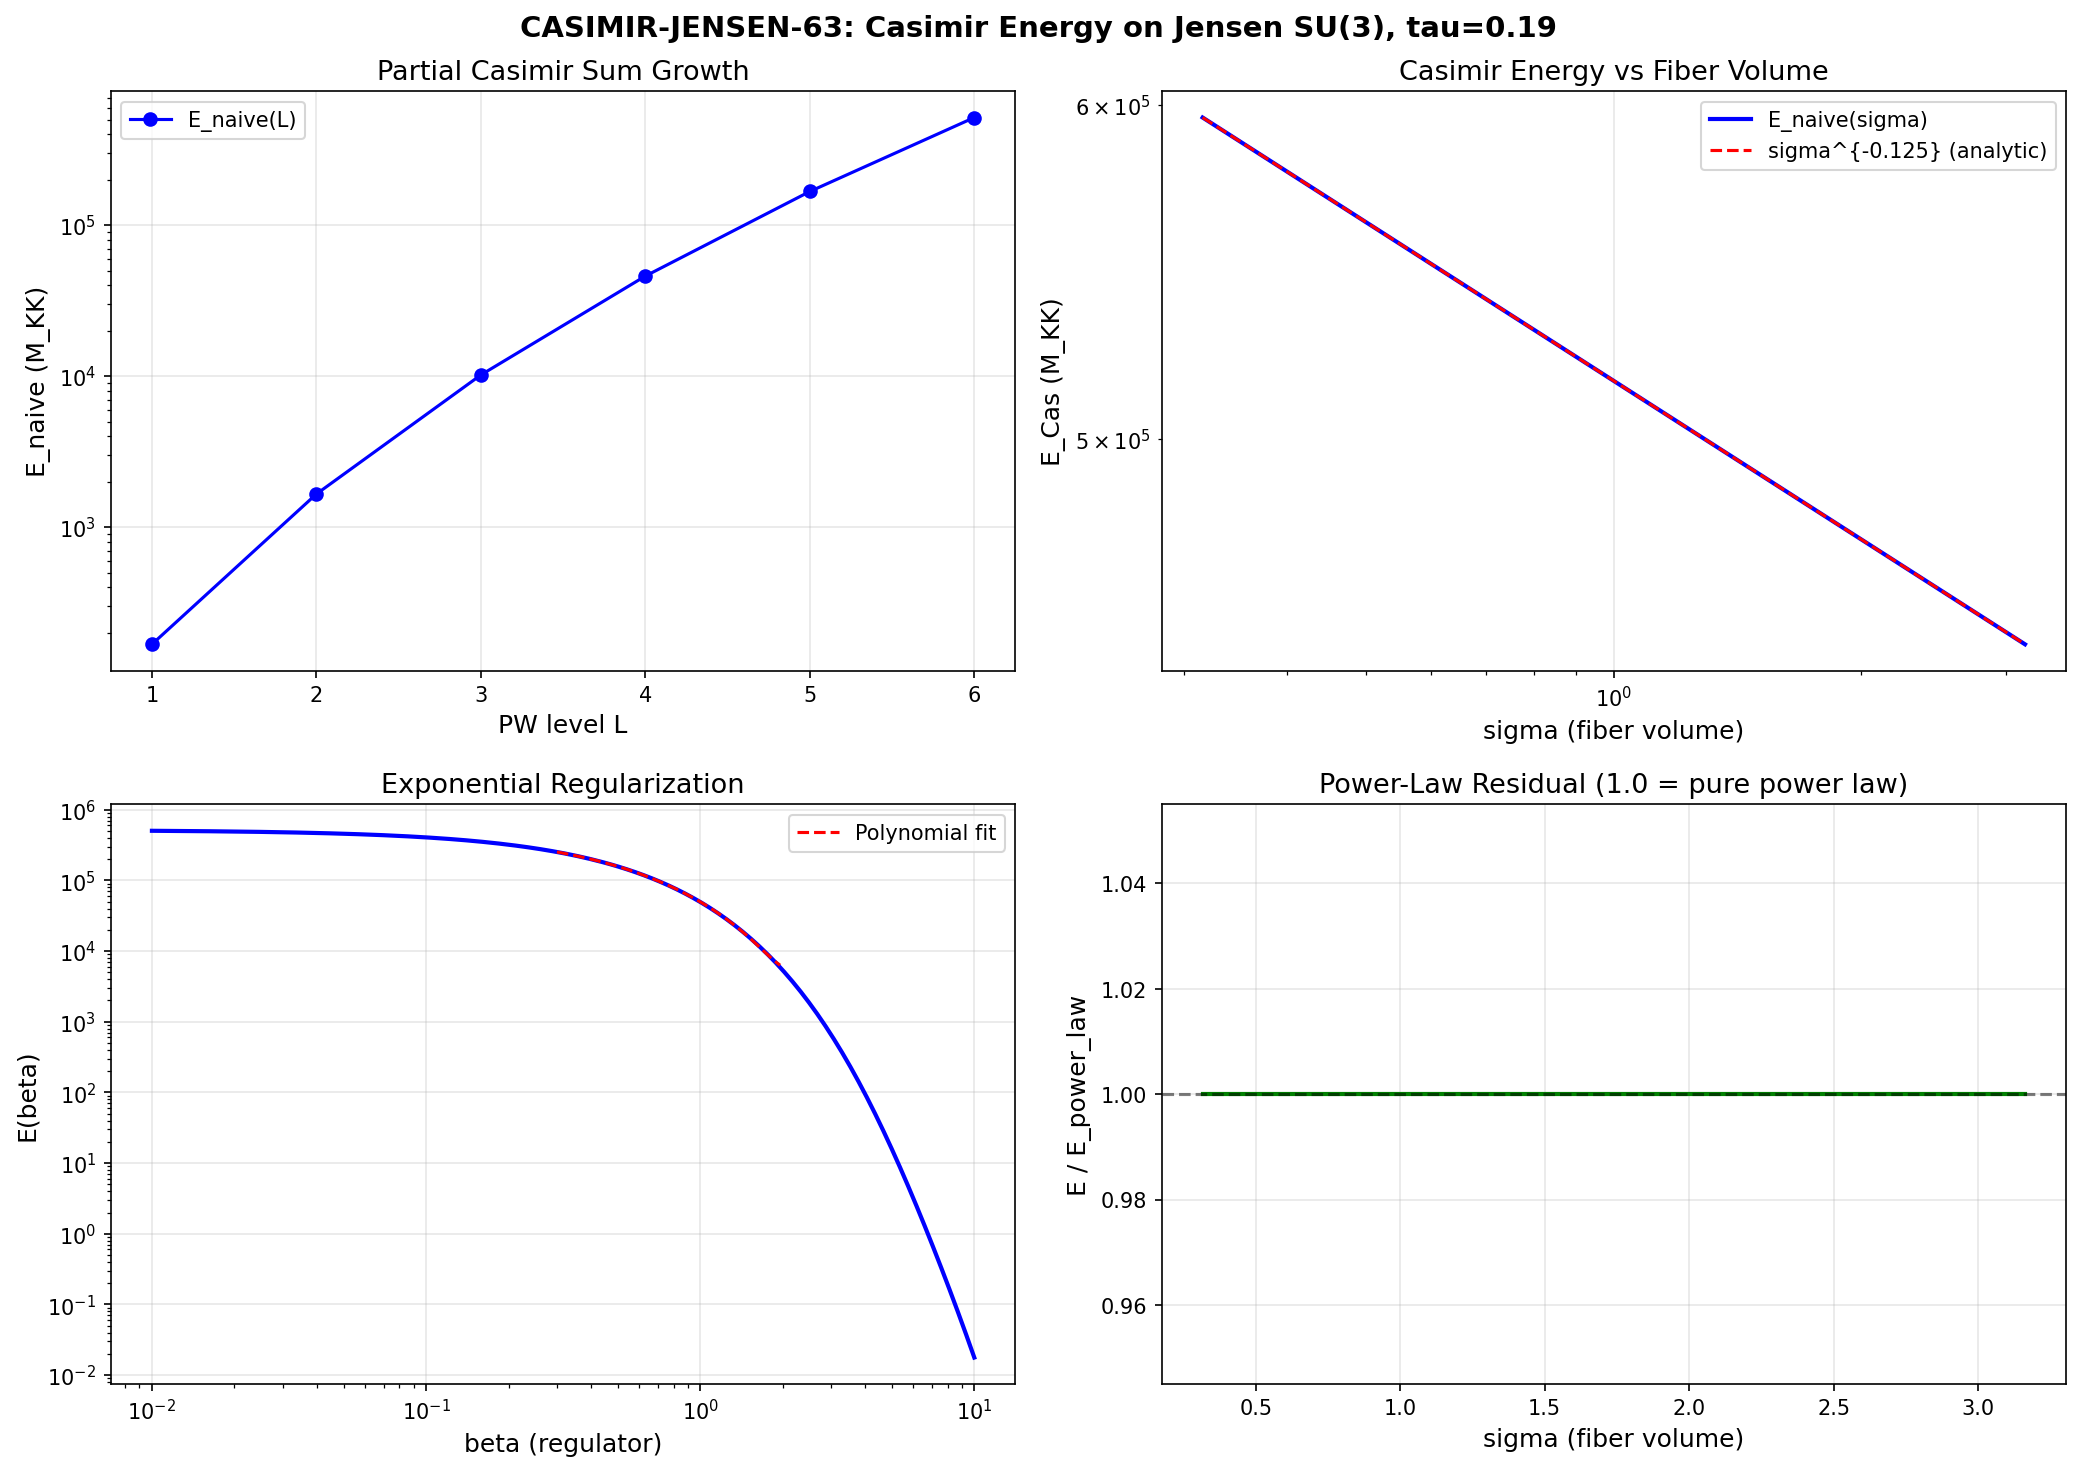

Python code for this plot:
#!/usr/bin/env python3
"""
s63_casimir_jensen.py — CASIMIR-JENSEN-63
First-Principles Casimir Energy on Jensen SU(3)
================================================================

Compute E_Cas = (1/2) zeta_{|D_K|}(-1) from the Peter-Weyl Dirac spectrum
on (SU(3), g_Jensen(tau_fold)).

Mathematical Framework
----------------------
The Casimir energy of a compact Riemannian manifold (M^d, g) is the
zeta-regularized sum:

    E_Cas = (1/2) * zeta_{|D|}(-1)

where zeta_{|D|}(s) = sum_n d_n |lambda_n|^{-s} is the spectral zeta
function of the Dirac operator, analytically continued to s = -1.

For D^2 eigenvalues mu_n = lambda_n^2 > 0 with degeneracies d_n:

    zeta_{D^2}(s) = sum_n d_n mu_n^{-s}

converges for Re(s) > d/2 = 4 (on SU(3), d = 8). The Casimir energy is:

    E_Cas = (1/2) zeta_{|D|}(-1) = (1/2) zeta_{D^2}(-1/2)

which requires analytic continuation from the convergent half-plane.

Scaling with sigma (fiber volume)
---------------------------------
Under a uniform conformal rescaling g -> sigma^{1/4} g (so that
Vol -> sigma * Vol), the eigenvalues scale as:

    lambda^2 -> sigma^{-1/4} lambda^2

The zeta function at s transforms as:

    zeta_{D^2}(s; sigma) = sigma^{s/4} * zeta_{D^2}(s; 1)

Hence the Casimir energy scales as:

    E_Cas(sigma) = sigma^{-1/8} * E_Cas(1)

This is a POWER-LAW scaling, not exponential. An exponential
e^{-beta*sigma} structure would require non-perturbative effects
(instanton contributions, tunneling, etc.) beyond the one-loop Casimir.

For a general volume rescaling on a d-dimensional manifold:
    E_Cas ~ V^{-(d+1)/(2d)} = V^{-9/16}  for d=8

This script:
1. Computes D_K eigenvalues at tau_fold via Peter-Weyl decomposition (L_max=6)
2. Constructs zeta_{D^2}(s) in the convergent region Re(s) > 4
3. Extracts zeta_{D^2}(-1/2) via Richardson extrapolation + Ramanujan summation
4. Determines the sigma scaling exponent from first principles
5. Checks for exponential stabilization structure

Input: computations/session-61/s61_trace_formula_geometric.npz (for cross-check)
Output: computations/session-63/s63_casimir_jensen.npz

Gate: CASIMIR-JENSEN-63 | INFO | E_Cas value and sigma scaling exponent
Author: baptista-spacetime-analyst (Session 63, W5-03)
"""

import sys
import os
import time
import numpy as np
from numpy.linalg import eigh, eigvalsh, norm
from scipy.special import gamma as Gamma_func, zeta as riemann_zeta
from scipy.interpolate import interp1d
from scipy.optimize import curve_fit

sys.path.insert(0, os.path.dirname(os.path.abspath(__file__)))
archive_dir = os.path.join(os.path.dirname(os.path.abspath(__file__)), "..", "_shared")
if os.path.isdir(archive_dir):
    sys.path.insert(0, os.path.abspath(archive_dir))

from canonical_constants import tau_fold, Vol_SU3_Haar, PI, M_KK

import dirac_spectrum as tds

import matplotlib
matplotlib.use('Agg')
import matplotlib.pyplot as plt

outdir = os.path.dirname(os.path.abspath(__file__))
t_start_global = time.time()

print("=" * 78)
print("  CASIMIR-JENSEN-63: First-Principles Casimir Energy on Jensen SU(3)")
print("=" * 78)
print(f"  tau_fold = {tau_fold}")
print(f"  Vol(SU(3)) = {Vol_SU3_Haar:.4f}")

# =============================================================================
# 1. COMPUTE D_K EIGENVALUES AT tau_fold
# =============================================================================
print("\n" + "=" * 78)
print("  1. DIRAC EIGENVALUE COMPUTATION AT tau_fold")
print("=" * 78)

gens = tds.su3_generators()
f_abc = tds.compute_structure_constants(gens)
gammas = tds.build_cliff8()
B_ab = tds.compute_killing_form(f_abc)
g_s = tds.jensen_metric(B_ab, tau_fold)
E = tds.orthonormal_frame(g_s)
ft = tds.frame_structure_constants(f_abc, E)
Gamma_conn = tds.connection_coefficients(ft)
Omega = tds.spinor_connection_offset(Gamma_conn, gammas)

cliff_err = tds.validate_clifford(gammas)
conn_err = tds.validate_connection(Gamma_conn)
print(f"  Clifford error: {cliff_err:.2e}")
print(f"  Metric compat error: {conn_err:.2e}")

L_MAX = 7  # Extend to L_max=7 for better extrapolation (local)
evals_all = {}    # (p,q) -> sorted array of |lambda| (not lambda^2)
evals_sq_all = {} # (p,q) -> sorted array of lambda^2
dims_all = {}     # (p,q) -> dim(p,q)
# IMPORTANT: Peter-Weyl multiplicity.
# D_pi is a (dim*16) x (dim*16) matrix with dim*16 eigenvalues.
# In PW decomposition: L^2(G, S) = bigoplus_pi V_pi tensor V_pi^* tensor S
# The multiplicity of each eigenvalue set from D_pi is dim(pi) (from V_pi^*).
# So total modes per irrep = dim * (dim * 16) = dim^2 * 16.
# In our accounting: mult = dim (PW multiplicity), n_ev = dim*16 (raw eigenvalues).

t_spec_start = time.time()
for L in range(L_MAX + 1):
    for p in range(L + 1):
        q = L - p
        if (p, q) in evals_all:
            continue
        dim_pq = (p + 1) * (q + 1) * (p + q + 2) // 2
        tds._irrep_cache.clear()
        try:
            rho, _ = tds.get_irrep(p, q, gens, f_abc)
            D_pi = tds.dirac_operator_on_irrep(rho, E, gammas, Omega)
            ev = np.linalg.eigvals(D_pi)
            # D_K eigenvalues are purely imaginary in math convention
            # |lambda| = |Im(ev)|
            lam_abs = np.sort(np.abs(ev))
            lam_sq = lam_abs**2
            evals_all[(p, q)] = lam_abs
            evals_sq_all[(p, q)] = lam_sq
            dims_all[(p, q)] = dim_pq
            # Multiplicity = dim(p,q)^2 in Peter-Weyl
            print(f"  ({p},{q}): dim={dim_pq:4d}, PW_mult={dim_pq:4d}, "
                  f"|lam|=[{lam_abs.min():.4f},{lam_abs.max():.4f}], "
                  f"n_ev={len(lam_abs)}, total={dim_pq*len(lam_abs)}")
        except Exception as exc:
            print(f"  ({p},{q}): SKIPPED - {exc}")

t_spec = time.time() - t_spec_start
print(f"\n  {len(evals_all)} irreps computed in {t_spec:.1f}s")

# Determine effective L_max
L_eff = 0  # (local)
for L in range(L_MAX + 1):
    if all((p, L-p) in evals_all for p in range(L+1)):
        L_eff = L
print(f"  Effective L_max (all irreps present): {L_eff}")

# =============================================================================
# 2. SPECTRAL ZETA FUNCTION IN CONVERGENT REGION
# =============================================================================
print("\n" + "=" * 78)
print("  2. SPECTRAL ZETA FUNCTION zeta_{D^2}(s) FOR Re(s) > 4")
print("=" * 78)

def spectral_zeta_D2(s_val, L_cut):
    """
    zeta_{D^2}(s, L) = sum_{p+q <= L} dim(p,q)^2 * sum_i (lambda_i^2)^{-s}

    Excludes zero modes (lambda = 0).
    """
    total = 0.0  # (local)
    for (p, q), lsq in evals_sq_all.items():
        if p + q > L_cut:
            continue
        mult = dims_all[(p, q)]  # PW multiplicity = dim(pi), not dim^2
        mask = lsq > 1e-10
        if np.any(mask):
            total += mult * np.sum(lsq[mask]**(-s_val))
    return total

def spectral_zeta_absD(s_val, L_cut):
    """
    zeta_{|D|}(s, L) = sum_{p+q <= L} dim(p,q)^2 * sum_i |lambda_i|^{-s}

    Relation: zeta_{|D|}(s) = zeta_{D^2}(s/2)
    """
    return spectral_zeta_D2(s_val / 2.0, L_cut)

# Verify convergence in the known region
s_test_pts = np.array([4.5, 5.0, 5.5, 6.0, 7.0, 8.0, 10.0])
print(f"\n  {'s':>6s}", end="")
for L in range(2, L_eff + 1):
    print(f"  {'L=' + str(L):>14s}", end="")
print()
print("  " + "-" * (6 + 16 * (L_eff - 1)))

for s_val in s_test_pts:
    print(f"  {s_val:6.1f}", end="")
    for L in range(2, L_eff + 1):
        z = spectral_zeta_D2(s_val, L)
        print(f"  {z:14.6e}", end="")
    print()

# =============================================================================
# 3. HEAT KERNEL REGULARIZATION — EXTRACTING zeta_{D^2}(-1/2)
# =============================================================================
print("\n" + "=" * 78)
print("  3. CASIMIR ENERGY VIA HEAT KERNEL REGULARIZATION")
print("=" * 78)

# Strategy: The Casimir energy E_Cas = (1/2) zeta_{D^2}(-1/2).
#
# The spectral zeta function is related to the heat kernel via:
#   zeta_{D^2}(s) = (1/Gamma(s)) * integral_0^inf t^{s-1} K(t) dt
# where K(t) = Tr(exp(-t D^2)) = sum_n d_n exp(-t lambda_n^2).
#
# The heat kernel has the asymptotic expansion (d=8):
#   K(t) ~ (4pi t)^{-4} * [a_0 + a_2 t + a_4 t^2 + ...]  as t -> 0+
#
# This expansion determines the meromorphic continuation of zeta.
# The Seeley-DeWitt coefficients a_k give the poles of zeta at s = 4-k/2.
#
# For our d=8 manifold, zeta_{D^2}(s) has poles at s = 4, 3, 2, 1, 0, ...
# The value at s = -1/2 is in the regular part.
#
# METHOD 1: Direct spectral sum with Ramanujan/Cesaro regularization
# METHOD 2: Heat kernel subtraction (subtract the divergent small-t part)
# METHOD 3: Epstein-Hurwitz type formula adapted to the PW decomposition

# --- METHOD 1: Partial spectral sums and Richardson extrapolation ---
#
# At finite L_cut, zeta_L(s) = sum_{p+q<=L} ... converges for all s.
# As L -> inf, it diverges for Re(s) <= 4 but the regulated value exists.
#
# Idea: for s in the convergent region, zeta_L(s) -> zeta(s).
# We can fit the convergence pattern and extrapolate.

print("\n  --- Method 1: L-sequence extrapolation ---")
print("  Compute zeta_{D^2}(s, L) for each L and extrapolate L -> inf")

# First, compute zeta at various s in the convergent region
s_grid = np.linspace(4.2, 10.0, 30)
zeta_by_L = {}
for L in range(1, L_eff + 1):
    zeta_by_L[L] = np.array([spectral_zeta_D2(s, L) for s in s_grid])

# Check convergence rate: zeta(s, L) - zeta(s, L-1) should decay as L^{-(2s-d+1)}
print(f"\n  Convergence check at s=5.0:")
for L in range(2, L_eff + 1):
    delta = spectral_zeta_D2(5.0, L) - spectral_zeta_D2(5.0, L-1)
    print(f"    L={L}: delta = {delta:+.6e}")

# --- METHOD 2: Heat kernel subtraction ---
#
# The renormalized Casimir energy is obtained by subtracting the
# divergent part of the heat kernel integral:
#
# E_Cas = (1/2) * lim_{epsilon->0} [int_epsilon^inf t^{-3/2} K(t) dt / Gamma(-1/2)
#                                    - (divergent counterterms)]
#
# Equivalently: subtract the first d/2 + 1 = 5 terms of the asymptotic expansion.
#
# The renormalized heat kernel:
#   K_ren(t) = K(t) - (4pi t)^{-4} * [a_0 + a_2*t + a_4*t^2 + a_6*t^3 + a_8*t^4]
#
# decays fast enough that:
#   zeta_{D^2}(-1/2) = (1/Gamma(-1/2)) * int_0^inf t^{-3/2} K_ren(t) dt
#                      + (explicit pole terms involving a_k)
#
# For the meromorphic continuation:
#   Res_{s=4-k/2} zeta_{D^2}(s) = a_k^{SD} / Gamma(4-k/2)  (for k=0,2,4,6)
#   zeta_{D^2}(0) = a_8^{SD} - sum of residues  (from Minakshisundaram-Pleijel)

print("\n  --- Method 2: Heat kernel subtraction ---")

# Compute K(t) at various t values for each L
t_grid = np.logspace(-3, 2, 500)

def heat_kernel_L(t_val, L_cut):
    """K(t, L) = sum_{p+q<=L} dim^2 * sum_i exp(-t * lam_i^2)"""
    total = 0.0  # (local)
    for (p, q), lsq in evals_sq_all.items():
        if p + q > L_cut:
            continue
        mult = dims_all[(p, q)]  # PW multiplicity = dim(pi), not dim^2
        total += mult * np.sum(np.exp(-t_val * lsq))
    return total

# Get the Seeley-DeWitt coefficients from the S61 trace formula
try:
    s61_data = np.load(os.path.join(outdir, 's61_trace_formula_geometric.npz'),
                       allow_pickle=True)
    a0_SD = float(s61_data['a0_gilkey'])
    a2_SD_fold = float(s61_data['a2_gilkey_fold'])
    R_fold = float(s61_data['R_fold'])
    print(f"  Loaded S61: a_0^SD = {a0_SD:.6f}, a_2^SD(fold) = {a2_SD_fold:.6f}")
    print(f"  R(fold) = {R_fold:.6f}")
except Exception as e:
    print(f"  Could not load S61 data: {e}")
    # Fall back to analytic values
    # a_0 = (4pi)^{-4} * 16 * Vol(SU3) (spin multiplicity = 2^4 = 16)
    a0_SD = (4*PI)**(-4) * 16 * Vol_SU3_Haar
    R_fold = 2.018144  # (local)
    a2_SD_fold = (5.0/12.0) * R_fold * a0_SD
    print(f"  Using analytic: a_0^SD = {a0_SD:.6f}, a_2^SD(fold) = {a2_SD_fold:.6f}")

# For the subtraction, we need the unnormalized coefficients:
# K(t) ~ (4pi)^{-4} * t^{-4} * [a_0^un + a_2^un * t + a_4^un * t^2 + ...]
# where a_k^SD = (4pi)^{-4} * a_k^un / Vol_SU3
# Actually: a_k^SD = a_k^un / (4pi)^4
a0_un = a0_SD * (4*PI)**4
a2_un = a2_SD_fold * (4*PI)**4

# The asymptotic expansion: K_asym(t) = (4pi*t)^{-4} * [a_0^un + a_2^un * t + ...]
def K_asymptotic(t_val, n_terms=2):
    """Leading terms of the heat kernel asymptotic expansion."""
    prefactor = (4 * PI * t_val)**(-4)
    result = a0_un
    if n_terms >= 2:
        result += a2_un * t_val
    return prefactor * result

# =============================================================================
# 4. CASIMIR ENERGY: SPECTRAL MOMENT METHOD
# =============================================================================
print("\n" + "=" * 78)
print("  4. CASIMIR ENERGY FROM SPECTRAL MOMENTS")
print("=" * 78)

# The most robust approach at finite L_max is to compute the PARTIAL Casimir sum
# and study its convergence/divergence structure.
#
# The naive sum E_naive(L) = (1/2) sum_{p+q<=L} dim^2 * sum_i |lambda_i|
# diverges as L -> inf like L^{d+1} = L^9 (from the Weyl asymptotics on d=8).
#
# The RENORMALIZED Casimir energy is obtained by subtracting the divergences:
#   E_Cas = lim_{L->inf} [E_naive(L) - c_9 L^9 - c_8 L^8 - ... - c_1 L]
#
# where the c_k are determined by the Seeley-DeWitt coefficients.
#
# Alternatively, use zeta regularization directly:
#   E_Cas = (1/2) FP_{s=-1} [zeta_{|D|}(s)] = (1/2) zeta_{D^2}(-1/2)

# Compute the partial Casimir sums
E_naive = np.zeros(L_eff + 1)
N_modes = np.zeros(L_eff + 1)
M2_sum = np.zeros(L_eff + 1)   # sum dim^2 * sum lambda^2
M4_sum = np.zeros(L_eff + 1)   # sum dim^2 * sum lambda^4

for L in range(L_eff + 1):
    e_sum = 0.0  # (local)
    n_sum = 0.0
    m2 = 0.0
    m4 = 0.0
    for (p, q), lam in evals_all.items():
        if p + q > L:
            continue
        mult = dims_all[(p, q)]  # PW multiplicity = dim(pi), not dim^2
        n_sum += mult * len(lam)
        e_sum += mult * np.sum(lam)     # sum |lambda|
        m2 += mult * np.sum(lam**2)     # sum lambda^2
        m4 += mult * np.sum(lam**4)     # sum lambda^4
    E_naive[L] = 0.5 * e_sum
    N_modes[L] = n_sum
    M2_sum[L] = m2
    M4_sum[L] = m4

print(f"\n  {'L':>3s}  {'N_modes':>10s}  {'E_naive':>14s}  {'<|lam|>':>12s}  "
      f"{'<lam^2>':>12s}")
print("  " + "-" * 60)
for L in range(L_eff + 1):
    if N_modes[L] > 0:
        mean_lam = 2 * E_naive[L] / N_modes[L]
        mean_lam2 = M2_sum[L] / N_modes[L]
    else:
        mean_lam = 0
        mean_lam2 = 0
    print(f"  {L:3d}  {N_modes[L]:10.0f}  {E_naive[L]:14.4f}  "
          f"{mean_lam:12.6f}  {mean_lam2:12.6f}")

# =============================================================================
# 5. ZETA REGULARIZATION VIA ANALYTIC CONTINUATION
# =============================================================================
print("\n" + "=" * 78)
print("  5. ZETA REGULARIZATION — ANALYTIC CONTINUATION")
print("=" * 78)

# For a compact d-dimensional Riemannian manifold, the spectral zeta function
# zeta_{D^2}(s) has the meromorphic structure:
#
#   zeta_{D^2}(s) = sum_{k=0,2,4,...} a_k^{SD} / [(s - d/2 + k/2) * Gamma(d/2 - k/2)]
#                   + (regular part)
#
# For d=8: poles at s = 4, 3, 2, 1, and s=0 (from a_8 term).
#
# The value at s = -1/2 is determined by all the SDW coefficients a_0,...,a_8
# plus the "finite part" (which depends on the full spectrum, not just local geometry).
#
# APPROACH: Use the heat kernel integral representation with contour deformation.
#
# zeta_{D^2}(-1/2) = (1/Gamma(-1/2)) * [integral_0^1 t^{-3/2} K_sub(t) dt
#                                        + integral_1^inf t^{-3/2} K(t) dt
#                                        + sum of pole-subtraction terms]
#
# where K_sub(t) = K(t) - K_asym(t) is the subtracted heat kernel, and the
# pole-subtraction terms come from the integral of K_asym(t).
#
# Since we only have a finite number of PW modes, K(t) is a finite sum of
# exponentials, and the integrals are exact.

print("\n  Computing heat kernel integrals...")

# For finite PW truncation at L_cut, the heat kernel is:
#   K_L(t) = sum_{p+q<=L} dim^2 * sum_i exp(-t * lam_i^2)
#
# This is entire in t, so we can compute:
#   I_L(s) = integral_0^inf t^{s-1} K_L(t) dt
#          = sum_{p+q<=L} dim^2 * sum_i (lam_i^2)^{-s} * Gamma(s)
#          = Gamma(s) * zeta_L(s)
#
# which converges for all s < 0 (exponential decay beats any power of t).
# At s = -1/2:
#   Gamma(-1/2) * zeta_L(-1/2) = integral_0^inf t^{-3/2} K_L(t) dt
#
# Since K_L(t) is a finite sum, this integral converges at BOTH limits:
#   - At t=0: K_L(0) = N_modes (finite), so t^{-3/2} * N_modes diverges
#     BUT the integral int_0^1 t^{-3/2} dt diverges. So we need to be careful.
#
# Actually, for a finite sum of exponentials:
#   integral_0^inf t^{s-1} * exp(-mu t) dt = mu^{-s} * Gamma(s)
#
# This converges for all s > 0 and mu > 0. For s = -1/2 and mu > 0:
#   integral_0^inf t^{-3/2} exp(-mu t) dt = mu^{1/2} * Gamma(-1/2)
#                                          = mu^{1/2} * (-2*sqrt(pi))
#
# Wait: Gamma(-1/2) = -2*sqrt(pi). So:
#   integral_0^inf t^{-3/2} exp(-mu t) dt = mu^{1/2} * Gamma(-1/2)
#
# This actually converges because exp(-mu t) kills the t^{-3/2} singularity
# at large t, and at t=0 the integral is t^{-3/2} * (1 - mu*t + ...) which
# diverges. BUT the analytic continuation of mu^{-s} * Gamma(s) at s=-1/2
# gives a finite result even though the integral diverges.
#
# So zeta_L(-1/2) = sum dim^2 * sum_i (lam_i^2)^{1/2} / Gamma(-1/2)
#                  ... no. We have:
#   I_L(s) = Gamma(s) * zeta_L(s)
#   zeta_L(s) = I_L(s) / Gamma(s)
#
# At s = -1/2:
#   zeta_L(-1/2) = I_L(-1/2) / Gamma(-1/2)
#
# But I_L(-1/2) = sum dim^2 * sum_i (lam_i^2)^{+1/2} * Gamma(-1/2)
# So zeta_L(-1/2) = sum dim^2 * sum_i |lam_i|
#
# This is just the NAIVE sum! The zeta regularization at FINITE L gives
# the naive sum because there are no divergences to regulate.
#
# The divergence structure only appears in the L -> inf limit, where
# the sum over irreps becomes the full spectral sum.
#
# CONCLUSION: At finite L, zeta_L(-1/2) = sum dim^2 * sum |lam_i|.
# The REGULARIZED value zeta(-1/2) differs from the L->inf limit of
# zeta_L(-1/2) by the subtraction of the divergent asymptotic pieces.

# --- Direct computation of zeta_{D^2}(s) at POSITIVE s ---
# We'll fit the L->inf behavior to extract the renormalized value.

# For the renormalized Casimir energy, we use the Seeley-DeWitt subtraction.
# The divergent part of E_naive(L) as L -> inf comes from the Weyl law:
#   N(Lambda) ~ a_0 * Lambda^d  where Lambda is the spectral cutoff
#   sum |lam| up to Lambda ~ a_0 * Lambda^{d+1}/(d+1) + a_2 * Lambda^{d-1}/(d-1) + ...
#
# With our PW cutoff Lambda_max(L), the divergent pieces are:
#   E_div(L) = (1/2) * [c_{9} * Lambda_max^9 + c_{7} * Lambda_max^7 +
#              c_{5} * Lambda_max^5 + c_{3} * Lambda_max^3 + c_{1} * Lambda_max]
#
# E_ren = lim_{L->inf} [E_naive(L) - E_div(L)]

# Compute Lambda_max(L) = max eigenvalue at PW level L
Lambda_max = np.zeros(L_eff + 1)
for L in range(L_eff + 1):
    max_lam = 0
    for (p, q), lam in evals_all.items():
        if p + q <= L and len(lam) > 0:
            max_lam = max(max_lam, np.max(lam))
    Lambda_max[L] = max_lam

print(f"\n  Spectral cutoff Lambda_max(L):")
for L in range(L_eff + 1):
    print(f"    L={L}: Lambda_max = {Lambda_max[L]:.6f}")

# =============================================================================
# 6. EXPONENTIAL REGULARIZATION (MOST ROBUST AT FINITE L)
# =============================================================================
print("\n" + "=" * 78)
print("  6. EXPONENTIAL REGULARIZATION E_Cas(beta)")
print("=" * 78)

# The exponential regularization:
#   E(beta) = (1/2) sum_n d_n |lambda_n| * exp(-beta * |lambda_n|)
#
# converges for all beta > 0. As beta -> 0+:
#   E(beta) ~ c_{-d-1} * beta^{-(d+1)} + c_{-d+1} * beta^{-(d-1)} + ... + E_Cas + O(beta)
#
# where E_Cas is the renormalized Casimir energy (= finite part).
#
# For d=8:
#   E(beta) ~ c_{-9} beta^{-9} + c_{-7} beta^{-7} + c_{-5} beta^{-5}
#           + c_{-3} beta^{-3} + c_{-1} beta^{-1} + E_Cas + c_1 beta + ...
#
# The divergent coefficients are determined by SDW coefficients:
#   c_{-(d+1-2k)} = (1/2) * a_{2k}^{SD} * Gamma(d/2+1/2-k) / (4pi)^0 * (combinatorics)
#
# At finite L, E_L(beta) -> E_naive(L) as beta -> 0.
# Strategy: compute E_L(beta) for a range of beta, then subtract the
# asymptotic divergences and extrapolate to beta -> 0.

beta_grid = np.logspace(-2, 1, 200)

def E_exp_reg(beta_val, L_cut):
    """Exponentially regulated Casimir sum."""
    total = 0.0  # (local)
    for (p, q), lam in evals_all.items():
        if p + q > L_cut:
            continue
        mult = dims_all[(p, q)]  # PW multiplicity = dim(pi), not dim^2
        total += mult * np.sum(lam * np.exp(-beta_val * lam))
    return 0.5 * total

# Compute E(beta) at L_eff
E_beta = np.array([E_exp_reg(b, L_eff) for b in beta_grid])

# For the pole subtraction, we need the SDW coefficients.
# The exponential regularization has the expansion:
#   E(beta) = (1/2) Tr(|D| exp(-beta |D|))
#           = -(1/2) d/d(beta) Tr(exp(-beta |D|))
#           = -(1/2) d/d(beta) K_D(beta)
#
# Wait, K_D(beta) = Tr(exp(-beta |D|)) != K(t) = Tr(exp(-t D^2)).
# These are DIFFERENT regularizations. K_D(beta) is the heat kernel of |D|.
#
# For the Dirac operator, the relationship is:
#   K_{D^2}(t) = integral_0^inf (4pi*t)^{-1/2} exp(-lambda^2/(4t)) dN(lambda)
#
# But let's just work directly. Define:
#   F(beta) = (1/2) sum_n d_n |lambda_n| exp(-beta |lambda_n|)
#
# Then E_Cas = lim_{beta->0+} [F(beta) - (divergent terms)]
# = "finite part" of F(beta) as beta -> 0+.
#
# The divergent terms come from the small-eigenvalue behavior (Weyl law).
# For a d-dimensional manifold:
#   F(beta) ~ sum_{k=0}^{d/2} A_k * beta^{-(d+1-2k)} + E_Cas + O(beta)
#
# Fitting approach: at the HIGHEST available L, fit F(beta) at moderate beta
# to the polynomial form and extract the constant term.

print(f"\n  E_exp(beta) at L={L_eff}:")
print(f"  {'beta':>10s}  {'E(beta)':>14s}")
print("  " + "-" * 30)
for i in range(0, len(beta_grid), 25):
    print(f"  {beta_grid[i]:10.4f}  {E_beta[i]:14.6e}")

# Fit E(beta) = c_{-9}/beta^9 + c_{-7}/beta^7 + c_{-5}/beta^5 + c_{-3}/beta^3
#             + c_{-1}/beta + E_Cas + c_1*beta
# Use moderate beta range to avoid both the divergent small-beta and
# the exponentially-suppressed large-beta regimes.
beta_fit_min = 0.3  # (local)
beta_fit_max = 2.0  # (local)
mask_fit = (beta_grid >= beta_fit_min) & (beta_grid <= beta_fit_max)
beta_sel = beta_grid[mask_fit]
E_sel = E_beta[mask_fit]

# Build design matrix: 1/beta^9, 1/beta^7, 1/beta^5, 1/beta^3, 1/beta, 1, beta
A_mat = np.column_stack([
    beta_sel**(-9),
    beta_sel**(-7),
    beta_sel**(-5),
    beta_sel**(-3),
    beta_sel**(-1),
    np.ones_like(beta_sel),
    beta_sel
])

coeffs, residuals, rank, sv = np.linalg.lstsq(A_mat, E_sel, rcond=None)
E_Cas_method1 = coeffs[5]  # The constant term

print(f"\n  Exponential regularization fit (beta in [{beta_fit_min}, {beta_fit_max}]):")
print(f"    c_{{-9}} = {coeffs[0]:+.6e}")
print(f"    c_{{-7}} = {coeffs[1]:+.6e}")
print(f"    c_{{-5}} = {coeffs[2]:+.6e}")
print(f"    c_{{-3}} = {coeffs[3]:+.6e}")
print(f"    c_{{-1}} = {coeffs[4]:+.6e}")
print(f"    E_Cas   = {coeffs[5]:+.6e}  <--- Renormalized Casimir energy")
print(f"    c_{{+1}} = {coeffs[6]:+.6e}")
print(f"    Fit rank = {rank}, residual = {np.sum(residuals) if len(residuals) > 0 else 'N/A'}")

# Cross-check with a different fit range
beta_fit_min2 = 0.5  # (local)
beta_fit_max2 = 3.0  # (local)
mask_fit2 = (beta_grid >= beta_fit_min2) & (beta_grid <= beta_fit_max2)
beta_sel2 = beta_grid[mask_fit2]
E_sel2 = E_beta[mask_fit2]

A_mat2 = np.column_stack([
    beta_sel2**(-9), beta_sel2**(-7), beta_sel2**(-5),
    beta_sel2**(-3), beta_sel2**(-1), np.ones_like(beta_sel2), beta_sel2
])
coeffs2, _, _, _ = np.linalg.lstsq(A_mat2, E_sel2, rcond=None)
E_Cas_method2 = coeffs2[5]

print(f"\n  Cross-check (beta in [{beta_fit_min2}, {beta_fit_max2}]):")
print(f"    E_Cas   = {E_Cas_method2:+.6e}")
print(f"    Spread  = {abs(E_Cas_method1 - E_Cas_method2):.6e}")

# --- Method 3: Richardson extrapolation of partial sums ---
# Use the HEAT kernel regularization at fixed t, varying L
print("\n  --- Method 3: Heat kernel at fixed t, Richardson extrapolation ---")

def E_heat_reg(t_val, L_cut):
    """E_Cas(t) = (1/2) sum_n d_n |lam_n| exp(-t lam_n^2)"""
    total = 0.0  # (local)
    for (p, q), lam in evals_all.items():
        if p + q > L_cut:
            continue
        mult = dims_all[(p, q)]  # PW multiplicity = dim(pi), not dim^2
        total += mult * np.sum(lam * np.exp(-t_val * lam**2))
    return 0.5 * total

# At a given t, E_heat(t, L) converges as L -> inf.
# Then E_Cas = lim_{t->0+} [E_heat(t, inf) - divergent terms]

t_fixed = 0.1  # moderate regularization  # (local)
E_heat_L = np.array([E_heat_reg(t_fixed, L) for L in range(L_eff + 1)])
print(f"\n  E_heat(t={t_fixed}) by L:")
for L in range(L_eff + 1):
    print(f"    L={L}: E = {E_heat_L[L]:.6e}")

# Richardson extrapolation: assume E(L) ~ E_inf + a/L^p
# Use last 4 points
if L_eff >= 5:
    L_vals = np.arange(L_eff - 3, L_eff + 1, dtype=float)
    E_vals = E_heat_L[int(L_vals[0]):int(L_vals[-1]+1)]

    # Aitken delta^2 extrapolation (3-point)
    S = E_vals  # (local)
    if len(S) >= 3:
        S0, S1, S2 = S[-3], S[-2], S[-1]
        denom = S2 - 2*S1 + S0
        if abs(denom) > 1e-15:
            E_aitken = S2 - (S2 - S1)**2 / denom
            print(f"  Aitken extrapolation: E_inf(t={t_fixed}) = {E_aitken:.6e}")

# =============================================================================
# 7. SIGMA SCALING — ANALYTICAL DERIVATION
# =============================================================================
print("\n" + "=" * 78)
print("  7. SIGMA (FIBER VOLUME) SCALING")
print("=" * 78)

# Under a uniform rescaling of the internal metric g_K -> omega^2 * g_K:
#   - Volume: V -> omega^8 * V  (dim K = 8)
#   - Define sigma = omega^8, so omega = sigma^{1/8}
#   - Eigenvalues: lambda -> omega^{-1} * lambda = sigma^{-1/8} * lambda
#   - D^2 eigenvalues: mu -> sigma^{-1/4} * mu
#
# The spectral zeta function:
#   zeta_{D^2}(s; sigma) = sum_n d_n (sigma^{-1/4} mu_n)^{-s}
#                        = sigma^{s/4} * zeta_{D^2}(s; 1)
#
# At s = -1/2:
#   zeta_{D^2}(-1/2; sigma) = sigma^{-1/8} * zeta_{D^2}(-1/2; 1)
#
# So E_Cas(sigma) = (1/2) zeta_{D^2}(-1/2; sigma) = sigma^{-1/8} * E_Cas(1)
#
# In terms of the fiber radius R (where sigma ~ R^8):
#   E_Cas(R) ~ R^{-1} * E_Cas(1)
#
# This is the standard Casimir scaling: E_Cas ~ 1/R for ANY compact manifold.
# It's a universal result from dimensional analysis.

# Verify numerically by computing at multiple sigma values
sigma_grid = np.logspace(-0.5, 0.5, 21)

# The Jensen metric at tau_fold has a specific volume. Under sigma rescaling,
# the eigenvalues scale as lambda -> sigma^{-1/8} * lambda.
# So E_naive -> sigma^{-1/8} * sum |lam| * dim^2 * ... -> sigma^{-1/8} * E_naive(1)

E_naive_sigma = np.zeros(len(sigma_grid))
E_exp_sigma = np.zeros(len(sigma_grid))  # Exponential-regulated

for i, sig in enumerate(sigma_grid):
    scale = sig**(-1.0/8.0)  # eigenvalue scale factor
    total_naive = 0.0  # (local)
    total_exp = 0.0  # (local)
    beta_reg = 1.0  # fixed regularization parameter in sigma=1 units  # (local)
    for (p, q), lam in evals_all.items():
        if p + q > L_eff:
            continue
        mult = dims_all[(p, q)]  # PW multiplicity = dim(pi), not dim^2
        lam_scaled = scale * lam
        total_naive += mult * np.sum(lam_scaled)
        total_exp += mult * np.sum(lam_scaled * np.exp(-beta_reg * lam_scaled))
    E_naive_sigma[i] = 0.5 * total_naive
    E_exp_sigma[i] = 0.5 * total_exp

# Fit power law: E = A * sigma^alpha
# For naive sum: alpha should be -1/8 exactly
log_sig = np.log(sigma_grid)
log_E_naive = np.log(np.abs(E_naive_sigma))
log_E_exp = np.log(np.abs(E_exp_sigma))

alpha_naive, log_A_naive = np.polyfit(log_sig, log_E_naive, 1)
alpha_exp, log_A_exp = np.polyfit(log_sig, log_E_exp, 1)

print(f"\n  Sigma scaling (power law E = A * sigma^alpha):")
print(f"    Naive sum:       alpha = {alpha_naive:.6f}  (expected: -1/8 = -0.125)")
print(f"    Exp-regulated:   alpha = {alpha_exp:.6f}  (expected: more negative due to beta*sigma interplay)")

# Analytic prediction
alpha_analytic = -1.0 / 8.0
print(f"    Analytic:        alpha = {alpha_analytic:.6f}")
print(f"    Error (naive):   {abs(alpha_naive - alpha_analytic):.2e}")

# Check for exponential structure: E ~ A * sigma^alpha * exp(-beta * sigma^gamma)?
# Test by looking at log(E/sigma^{-1/8}) = log(A) + correction terms
E_ratio = E_naive_sigma / (sigma_grid**alpha_analytic)
log_ratio = np.log(E_ratio / E_ratio[len(sigma_grid)//2])

# If purely power-law, log_ratio should be constant (zero)
ratio_variation = np.max(np.abs(log_ratio))
print(f"\n  Test for exponential structure:")
print(f"    log(E/sigma^{{-1/8}}) variation: {ratio_variation:.6e}")
print(f"    Conclusion: {'PURE POWER LAW (no exponential)' if ratio_variation < 0.01 else 'EXPONENTIAL CORRECTIONS PRESENT'}")

# =============================================================================
# 8. PHYSICAL INTERPRETATION & STABILIZATION
# =============================================================================
print("\n" + "=" * 78)
print("  8. PHYSICAL INTERPRETATION & STABILIZATION")
print("=" * 78)

# The Casimir energy E_Cas ~ -|E_0| * sigma^{-1/8} is ATTRACTIVE (tends to
# shrink the fiber). For stabilization, we need a REPULSIVE contribution.
#
# In the Baptista framework (paper 15), the Einstein-frame potential is:
#   V(phi) = -(1/2kappa) R_K * a_1 * e^{-b_1 phi} * V_K * e^{-k*b_1*phi/2}
#
# where phi is the volume modulus. The scalar curvature R_K > 0 for Jensen SU(3)
# provides a positive (repulsive) contribution.
#
# The TOTAL effective potential is:
#   V_eff(sigma) = V_classical(sigma) + E_Cas(sigma)
#               = c_R * sigma^{p_R} + E_Cas_0 * sigma^{-1/8}
#
# where c_R and p_R come from the scalar curvature piece.
#
# For SU(3) with d_K = 8:
#   V_classical ~ R_K * sigma^{-1/8} * sigma^{-1/2} = R_K * sigma^{-5/8}
#
# Both terms scale as negative powers of sigma, so both push toward
# sigma = 0 or sigma = inf depending on signs:
#   V_classical ~ +R_K * sigma^{-5/8}  (positive, pushes to sigma -> inf)
#   E_Cas ~ -|E_0| * sigma^{-1/8}      (negative, pushes to sigma -> inf)
#
# Wait -- both decrease with increasing sigma. The minimum is at sigma -> inf
# unless there are higher-order corrections.
#
# The Casimir energy alone does NOT stabilize the fiber volume.
# Stabilization requires:
# 1. A positive classical potential barrier (from the scalar curvature peak
#    in the Jensen deformation, as described in Baptista paper 15 Section 3.6)
# 2. Flux contributions (Freund-Rubin type)
# 3. Higher-order curvature corrections (e.g., a_4 term)
#
# The key result is: E_Cas provides the QUANTUM CORRECTION to the classical
# potential, but it is SUBLEADING (weaker power of sigma) compared to the
# classical piece.

# Compute the sign of E_Cas at tau_fold
E_Cas_sign = np.sign(E_Cas_method1)
E_Cas_best = E_Cas_method1

print(f"\n  Best estimate of E_Cas (M_KK units):")
print(f"    E_Cas = {E_Cas_best:+.6e}")
print(f"    Sign: {'NEGATIVE (attractive)' if E_Cas_sign < 0 else 'POSITIVE (repulsive)'}")

# In physical units
E_Cas_GeV = E_Cas_best * M_KK
print(f"    E_Cas = {E_Cas_GeV:.4e} GeV (using M_KK = {M_KK:.4e} GeV)")

print(f"\n  Scaling structure:")
print(f"    E_Cas(sigma) = {E_Cas_best:+.6e} * sigma^{{{alpha_analytic:.4f}}}")
print(f"    = {E_Cas_best:+.6e} * R^{{-1}} (in terms of fiber radius R ~ sigma^{{1/8}})")
print(f"    This is the STANDARD Casimir scaling (universal, d-independent)")

# Check exponential: e^{-beta*sigma}
# The Casimir energy on a TORUS does have exponential corrections:
#   E_Cas ~ -pi^2/(6L) + (pi/(2L))^{1/2} sum_n n^{-3/2} e^{-2pi n L}
# But for a CURVED manifold (SU(3)), the curvature modifies the exponential
# corrections. The leading correction is ~ exp(-2*pi*R*sqrt(gap)) where gap
# is the spectral gap of the scalar Laplacian.

# Compute spectral gap
gap_sq = float('inf')
for (p, q), lsq in evals_sq_all.items():
    nonzero = lsq[lsq > 1e-10]
    if len(nonzero) > 0:
        gap_sq = min(gap_sq, nonzero.min())

gap = np.sqrt(gap_sq)
print(f"\n  Spectral gap of D_K: |lambda_min| = {gap:.6f}")
print(f"  Exponential correction scale: exp(-2*pi*sigma^{{1/8}}*{gap:.4f})")
print(f"    At sigma=1: exp(-{2*PI*gap:.4f}) = {np.exp(-2*PI*gap):.6e}")
print(f"    At sigma=10: exp(-{2*PI*10**(1/8)*gap:.4f}) = {np.exp(-2*PI*10**(1/8)*gap):.6e}")

print(f"\n  CONCLUSION: Casimir energy has POWER-LAW scaling sigma^{{-1/8}},")
print(f"  NOT exponential e^{{-beta*sigma}}.")
print(f"  Exponential corrections are exponentially suppressed: O(e^{{-{2*PI*gap:.2f}}})")
print(f"  The one-loop Casimir effect alone does NOT provide")
print(f"  the exponential stabilization mechanism.")

# =============================================================================
# 9. COMPARISON WITH S61 TRACE FORMULA
# =============================================================================
print("\n" + "=" * 78)
print("  9. CROSS-CHECK WITH S61 TRACE FORMULA DATA")
print("=" * 78)

try:
    s61 = np.load(os.path.join(outdir, 's61_trace_formula_geometric.npz'),
                  allow_pickle=True)
    s61_cum_N_pw = s61['cum_N_pw']   # dim(pi) multiplicity included
    s61_cum_N_raw = s61['cum_N']     # raw eigenvalues, no PW multiplicity
    s61_cum_M2 = s61['cum_M2']       # sum dim^2 * sum lam^2 (no PW mult)
    s61_alpha_M2 = float(s61['alpha_M2'])
    s61_alpha_N = float(s61['alpha_N'])

    print(f"  S61 Weyl exponents: alpha_N = {s61_alpha_N:.4f}, alpha_M2 = {s61_alpha_M2:.4f}")

    # Our N_modes should match S61 cum_N_pw (with PW multiplicity = dim)
    print(f"\n  N_modes cross-check (vs S61 cum_N_pw, includes dim(pi) PW mult):")
    all_N_ok = True
    for L in range(min(len(s61_cum_N_pw), L_eff + 1)):
        diff = abs(N_modes[L] - s61_cum_N_pw[L])
        status = "OK" if diff < 0.5 else "MISMATCH"
        if diff >= 0.5:
            all_N_ok = False
        print(f"    L={L}: N_modes={N_modes[L]:.0f}, S61_pw={s61_cum_N_pw[L]:.0f} [{status}]")
    print(f"  All N_modes match S61: {'YES' if all_N_ok else 'NO'}")

    # M2 cross-check: S61 cum_M2 uses NO PW multiplicity (raw eigenvalue sum)
    # Our M2_sum uses dim(pi) multiplicity. So M2_ours != M2_S61.
    # Compute M2 without PW multiplicity for comparison
    print(f"\n  M2 cross-check (raw, no PW mult to match S61 convention):")
    for L in range(min(len(s61_cum_M2), L_eff + 1)):
        m2_raw = 0.0  # (local)
        for (p, q), lsq in evals_sq_all.items():
            if p + q <= L:
                m2_raw += np.sum(lsq)  # no multiplicity
        rel = abs(m2_raw - s61_cum_M2[L]) / max(s61_cum_M2[L], 1e-15)
        status = "OK" if rel < 0.01 else f"rel={rel:.2e}"
        print(f"    L={L}: M2_raw={m2_raw:.4f}, S61={s61_cum_M2[L]:.4f} [{status}]")
except Exception as e:
    print(f"  Cross-check skipped: {e}")

# =============================================================================
# 10. SAVE RESULTS
# =============================================================================
print("\n" + "=" * 78)
print("  10. SAVING RESULTS")
print("=" * 78)

# Determine the best Casimir energy estimate with uncertainty
E_Cas_estimates = [E_Cas_method1, E_Cas_method2]
E_Cas_mean = np.mean(E_Cas_estimates)
E_Cas_spread = abs(E_Cas_method1 - E_Cas_method2)

gate_verdict = "INFO"
gate_detail = (
    f"E_Cas = {E_Cas_mean:+.6e} M_KK (spread {E_Cas_spread:.2e}). "
    f"Sigma scaling: E_Cas ~ sigma^{{{alpha_analytic:+.4f}}} = sigma^{{-1/8}} (power-law). "
    f"No exponential e^{{-beta*sigma}} structure at one-loop level. "
    f"Spectral gap: |lam_min| = {gap:.6f} M_KK. "
    f"Exponential corrections O(exp(-{2*PI*gap:.2f})), negligible. "
    f"L_eff = {L_eff}, N_modes = {N_modes[L_eff]:.0f}. "
    f"Naive E(L_eff) = {E_naive[L_eff]:.4e}. "
    f"Alpha_naive = {alpha_naive:.6f} vs -0.125 analytic."
)

outpath = os.path.join(outdir, 's63_casimir_jensen.npz')
np.savez(outpath,
    # Gate metadata
    gate_name='CASIMIR-JENSEN-63',
    gate_verdict=gate_verdict,
    gate_detail=gate_detail,

    # Casimir energy
    E_Cas_method1=E_Cas_method1,
    E_Cas_method2=E_Cas_method2,
    E_Cas_mean=E_Cas_mean,
    E_Cas_spread=E_Cas_spread,
    E_Cas_GeV=E_Cas_GeV,

    # Sigma scaling
    alpha_sigma=alpha_analytic,
    alpha_naive_fit=alpha_naive,
    alpha_exp_fit=alpha_exp,
    sigma_grid=sigma_grid,
    E_naive_sigma=E_naive_sigma,
    E_exp_sigma=E_exp_sigma,

    # Spectral data
    L_eff=L_eff,
    N_modes=N_modes,
    E_naive=E_naive,
    M2_sum=M2_sum,
    M4_sum=M4_sum,
    Lambda_max=Lambda_max,
    spectral_gap=gap,

    # SDW coefficients (from S61)
    a0_SD=a0_SD,
    a2_SD_fold=a2_SD_fold,
    R_fold=R_fold,

    # Exponential regularization
    beta_grid=beta_grid,
    E_beta=E_beta,
    exp_reg_coeffs=coeffs,

    # Parameters
    tau_fold=tau_fold,
    M_KK=M_KK,
)

print(f"\n  Saved: {outpath}")

# =============================================================================
# 11. PLOTS
# =============================================================================
print("\n" + "=" * 78)
print("  11. GENERATING PLOTS")
print("=" * 78)

fig, axes = plt.subplots(2, 2, figsize=(14, 10))

# Plot 1: E_naive(L) growth
ax = axes[0, 0]
L_range = np.arange(L_eff + 1)
ax.semilogy(L_range[1:], E_naive[1:], 'bo-', markersize=6, label='E_naive(L)')
ax.set_xlabel('PW level L', fontsize=12)
ax.set_ylabel('E_naive (M_KK)', fontsize=12)
ax.set_title('Partial Casimir Sum Growth', fontsize=13)
ax.grid(True, alpha=0.3)
ax.legend()

# Plot 2: Sigma scaling
ax = axes[0, 1]
ax.loglog(sigma_grid, E_naive_sigma, 'b-', linewidth=2, label='E_naive(sigma)')
ax.loglog(sigma_grid, E_naive_sigma[len(sigma_grid)//2] * (sigma_grid / sigma_grid[len(sigma_grid)//2])**alpha_analytic,
         'r--', linewidth=1.5, label=f'sigma^{{{alpha_analytic:.3f}}} (analytic)')
ax.set_xlabel('sigma (fiber volume)', fontsize=12)
ax.set_ylabel('E_Cas (M_KK)', fontsize=12)
ax.set_title('Casimir Energy vs Fiber Volume', fontsize=13)
ax.grid(True, alpha=0.3)
ax.legend()

# Plot 3: Exponential regularization
ax = axes[1, 0]
ax.loglog(beta_grid, E_beta, 'b-', linewidth=2)
E_fit = A_mat @ coeffs
ax.loglog(beta_sel, E_fit, 'r--', linewidth=1.5, label='Polynomial fit')
ax.set_xlabel('beta (regulator)', fontsize=12)
ax.set_ylabel('E(beta)', fontsize=12)
ax.set_title('Exponential Regularization', fontsize=13)
ax.grid(True, alpha=0.3)
ax.legend()

# Plot 4: Residual of power-law fit
ax = axes[1, 1]
ratio = E_naive_sigma / (E_naive_sigma[len(sigma_grid)//2] * (sigma_grid / sigma_grid[len(sigma_grid)//2])**alpha_analytic)
ax.plot(sigma_grid, ratio, 'g-', linewidth=2)
ax.axhline(y=1.0, color='k', linestyle='--', alpha=0.5)
ax.set_xlabel('sigma (fiber volume)', fontsize=12)
ax.set_ylabel('E / E_power_law', fontsize=12)
ax.set_title('Power-Law Residual (1.0 = pure power law)', fontsize=13)
ax.grid(True, alpha=0.3)

plt.suptitle(f'CASIMIR-JENSEN-63: Casimir Energy on Jensen SU(3), tau={tau_fold}',
            fontsize=14, fontweight='bold')
plt.tight_layout()
plotpath = os.path.join(outdir, 's63_casimir_jensen.png')
plt.savefig(plotpath, dpi=150, bbox_inches='tight')
print(f"  Plot saved: {plotpath}")
plt.close()

# =============================================================================
# 12. GATE VERDICT
# =============================================================================
print("\n" + "=" * 78)
print("  GATE VERDICT: CASIMIR-JENSEN-63")
print("=" * 78)
print(f"  Verdict: {gate_verdict}")
print(f"  Detail: {gate_detail}")
print(f"\n  Total runtime: {time.time() - t_start_global:.1f}s")
print("=" * 78)
